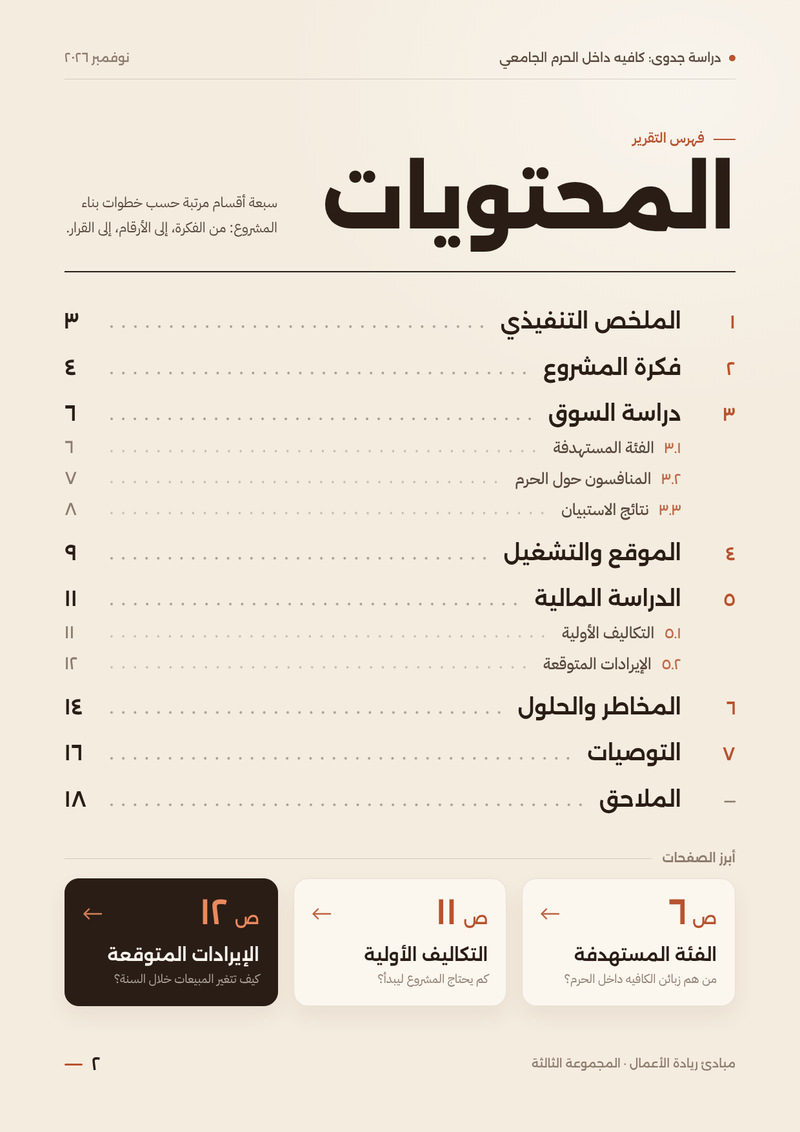
#> input picture tash/12-students-ad/src/assets/s4_parade/report-02-contents.jpg, 800 x 1132 px, given in place of report-02-contents.png, which was not available
$ python prep_s5.py
#> lines starting #> are read from the running program, lines starting #| are printed output that depends on the picture; after the words box and inside, x2 and y2 are one past the last pixel; in counts of white or black regions, pixels touching at a corner belong together
#> in main, src is the input picture: PIL image 800x1132 RGB; mean R, G, B 232.3, 224.2, 212.1
#!/usr/bin/env python3
"""s5_details assets (scene builder D). Re-run after the samples change:
    python3 src/assets/s5_details/prep_s5.py        (from tash/12-students-ad/)
Reads ../samples/*.png (read-only); writes only into this folder.

1. The margins shot uses the report's contents page (samples/report-02-contents.png). Its 13 table-of-contents rows are
   lifted off the paper as transparent pieces (colour-to-alpha against the locally estimated paper colour, so the ink,
   the orange numbers and the dotted leaders keep their exact colours) and the paper under them is filled back in:
     page_clean.jpg            the page without the 13 rows (everything else untouched)
     row{i}_{num|title|lead|pg}.png   each row in four parts: the section number, the title (sub-numbers ride with
                               the title), the dotted leader, the page number
     rows.json                 page-px boxes of every part + the band of each row
   The scene puts the parts back slightly out of line and SNAPS them onto the margin guides on «نضبّطها».
2. The before/after pair, Lanczos-scaled to the size they are shown at (no compositor minification):
     before.jpg, after.jpg     1000 x 562
3. grain.png                   a small paper-grain tile (multiplied very lightly over the page)
"""
import json
from pathlib import Path

import numpy as np
from PIL import Image
from scipy import ndimage

HERE = Path(__file__).resolve().parent
SAMPLES = HERE.parents[2] / 'samples'

# the 13 rows of the contents page: [y0, y1) bands between the rows (measured from the ink profile, see main())
BANDS = [(470, 538), (538, 609), (609, 673), (673, 719), (719, 768), (768, 822), (822, 896), (896, 958), (958, 1006),
         (1006, 1061), (1061, 1133), (1133, 1205), (1205, 1280)]
REGION = (88, 466, 1156, 1284)          # x0, y0, x1, y1 of the rows block (page px)


def paper_estimate(a):
    """smooth estimate of the paper colour everywhere (normalised convolution over the non-ink pixels)"""
    flat = np.array([244, 236, 223], float)
    ink = np.abs(a - flat).max(2) > 7
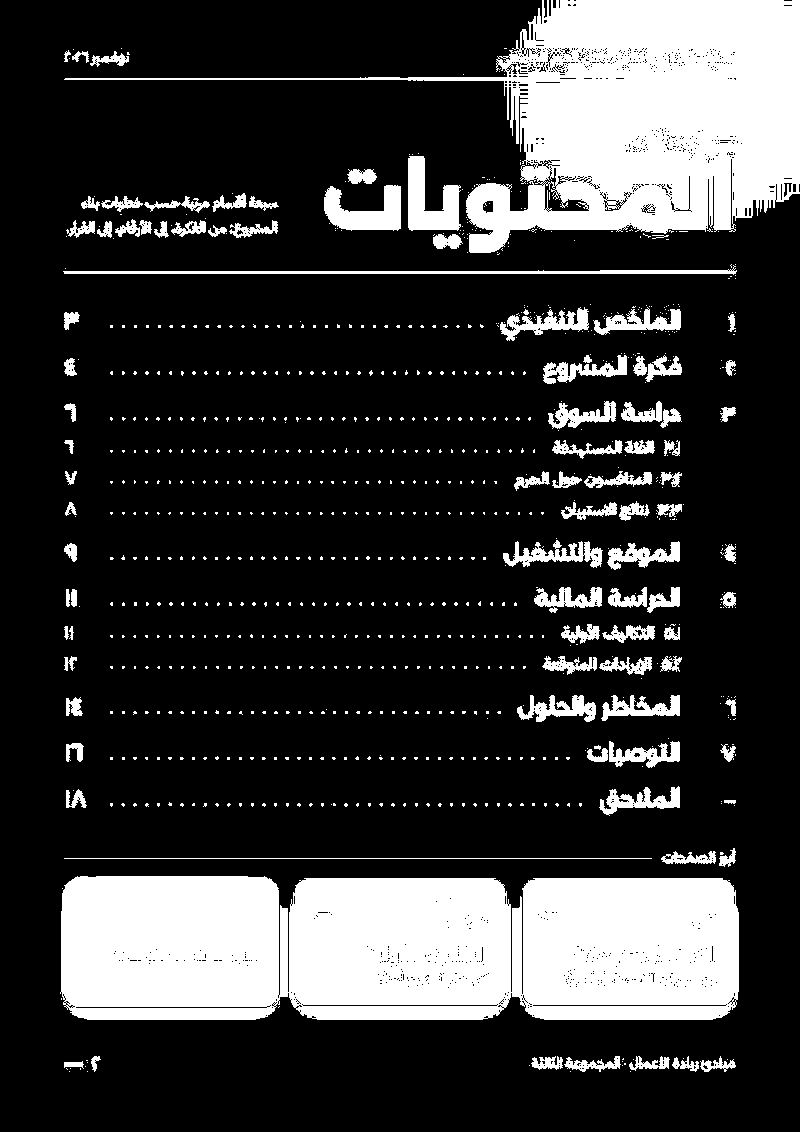
#> ink: shape (1132, 800) bool; 21.7% white; 886 white regions (792 under 20 px), largest, box (x1, y1, x2, y2) and area: (60, 876, 739, 1020) 92239, (64, 0, 800, 253) 63721, (408, 156, 461, 231) 2322
    ink = ndimage.binary_dilation(ink, iterations=5)
#> ink: shape (1132, 800) bool; 35.9% white; 55 white regions, largest, box (x1, y1, x2, y2) and area: (55, 871, 744, 1025) 102379, (59, 0, 800, 260) 84307, (58, 259, 742, 284) 9102
    w = (~ink).astype(float)
    out = np.empty_like(a)
    num_w = ndimage.gaussian_filter(w, 22)
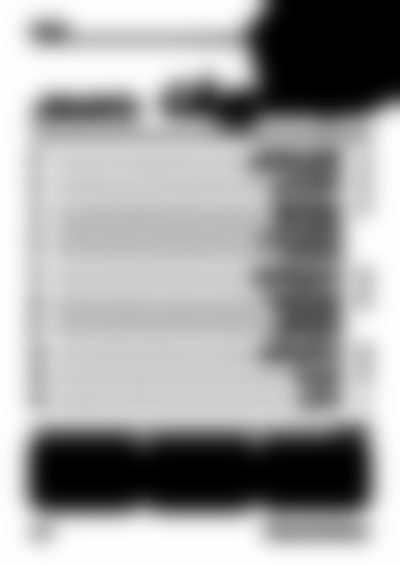
#> num_w: shape (1132, 800) float64 (shown at 1/2 size); min 0, max 1, mean 0.641
    for c in range(3):
        out[..., c] = ndimage.gaussian_filter(a[..., c] * w, 22) / np.maximum(num_w, 1e-4)
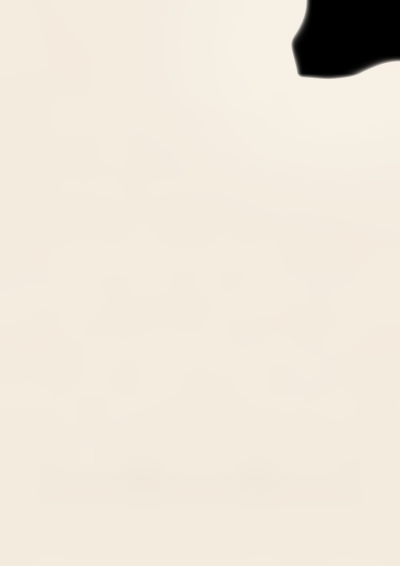
#> out: shape (1132, 800, 3) float64 (shown at 1/2 size); mean R, G, B 236.5, 228.9, 216.6
    bad = num_w < 1e-3
#> bad: shape (1132, 800) bool; 4.6% white; 4 white regions, box (x1, y1, x2, y2) and area: (568, 0, 800, 171) 35022, (327, 939, 473, 957) 2310, (127, 937, 246, 957) 2184, (556, 939, 673, 957) 1909
    out[bad] = flat
    return out


def color_to_alpha(p, b):
    """GIMP-style colour-to-alpha against a per-pixel background b (both float 0..255, HxWx3)"""
    eps = 1e-6
    al = np.zeros(p.shape[:2])
    for c in range(3):
        dn = np.where(p[..., c] < b[..., c], (b[..., c] - p[..., c]) / np.maximum(b[..., c], eps),
                      (p[..., c] - b[..., c]) / np.maximum(255 - b[..., c], eps))
        al = np.maximum(al, dn)
    al = np.clip(al, 0, 1)
    col = (p - (1 - al[..., None]) * b) / np.maximum(al[..., None], eps)
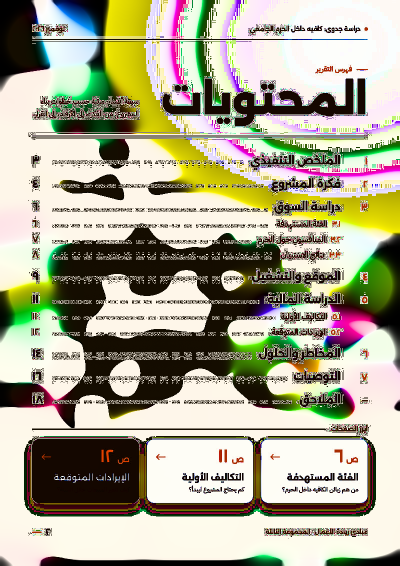
#> col: shape (1132, 800, 3) float64 (shown at 1/2 size); mean R, G, B 172.4, 169, 145.7; drawn with min black and max white
    col = np.clip(col, 0, 255)
    al[al < 0.03] = 0
    return col, al


def segments(colmask, gap=8):
    segs, x, n = [], 0, len(colmask)
    while x < n:
        if colmask[x]:
            s = x
            while x < n and colmask[x]:
                x += 1
            segs.append([s, x])
        x += 1
    out = []
    for s in segs:
        if out and s[0] - out[-1][1] <= gap:
            out[-1][1] = s[1]
        else:
            out.append(s)
    return out


def main():
    src = Image.open(SAMPLES / 'report-02-contents.png').convert('RGB')
    a = np.asarray(src).astype(float)
    bgest = paper_estimate(a)

    # clean plate: the rows block replaced by the paper estimate
    clean = a.copy()
    x0, y0, x1, y1 = REGION
    clean[y0:y1, x0:x1] = bgest[y0:y1, x0:x1]
    Image.fromarray(np.clip(clean, 0, 255).astype(np.uint8)).save(HERE / 'page_clean.jpg', quality=94, subsampling=0)

    col, al = color_to_alpha(a, bgest)
    rows = []
    for i, (b0, b1) in enumerate(BANDS):
        band = al[b0:b1]
        cm = (band > 0.10).any(0)
        segs = segments(cm)
        big = [s for s in segs if s[1] - s[0] > 10 and 700 < s[0] < 1070]
        title_left = min(s[0] for s in big)
        parts = {
            'pg': (88, 150),
            'lead': (150, title_left - 10),
            'title': (title_left - 10, 1064),
            'num': (1100, 1156),
        }
        row = {'band': [b0, b1], 'parts': {}}
        for name, (px0, px1) in parts.items():
            sub = al[b0:b1, px0:px1]
            ys, xs = np.nonzero(sub > 0.02)
            if len(xs) == 0:
                continue
            # tight box + 3 px of air
            bx0, bx1 = max(px0, px0 + xs.min() - 3), min(px1, px0 + xs.max() + 4)
            by0, by1 = max(b0, b0 + ys.min() - 3), min(b1, b0 + ys.max() + 4)
            rgba = np.dstack([col[by0:by1, bx0:bx1], al[by0:by1, bx0:bx1] * 255]).astype(np.uint8)
            Image.fromarray(rgba, 'RGBA').save(HERE / f'row{i}_{name}.png', optimize=True)
            row['parts'][name] = [int(bx0), int(by0), int(bx1 - bx0), int(by1 - by0)]
        rows.append(row)
#> this loop made 1 pass
#> (n in segments, segs) on pass 1: (800, [[64, 80], [104, 688]])
#> pass 1, in main, `band = al[b0:b1]`:
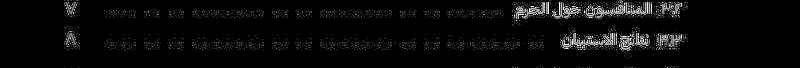
#> band: shape (68, 800) float64; min 0, max 1, mean 0.0391
#> after the loop, rows = []

    meta = {
        'page': [src.width, src.height],
        'region': list(REGION),
        'rows': rows,
        'guides': {
            'note': 'page px: the right margin (section numbers right edge), the title column (titles right edge), the '
                    'left margin (page numbers left edge); the page edge is x = 1240',
            'right': 1140, 'title': 1055, 'left': 100,
        },
    }
    (HERE / 'rows.json').write_text(json.dumps(meta, indent=1))

    # before / after, scaled to the shown size
    for name, out in (('before-slide', 'before'), ('deck-uni-01-title', 'after')):
        im = Image.open(SAMPLES / f'{name}.png').convert('RGB').resize((1000, 562), Image.LANCZOS)
        im.save(HERE / f'{out}.jpg', quality=94, subsampling=0)

    # paper grain tile (256 px, neutral grey around 128, multiplied lightly)
    rng = np.random.default_rng(7)
    g = rng.normal(0, 1, (256, 256))
    g = ndimage.gaussian_filter(g, 0.7, mode='wrap')
    g = (g - g.mean()) / g.std()
    tile = np.clip(128 + g * 22, 0, 255).astype(np.uint8)
    Image.fromarray(tile, 'L').save(HERE / 'grain.png', optimize=True)
    print('rows', len(rows), [list(r['parts'].keys()) for r in rows][:2])


if __name__ == '__main__':
#> (the run stopped early here; a loop or call above may not have finished)

$ run again, with tash/12-students-ad/src/assets/s4_parade/deck-school-02-cycle.jpg copied over tash/12-students-ad/src/assets/s4_parade/report-02-contents.jpg
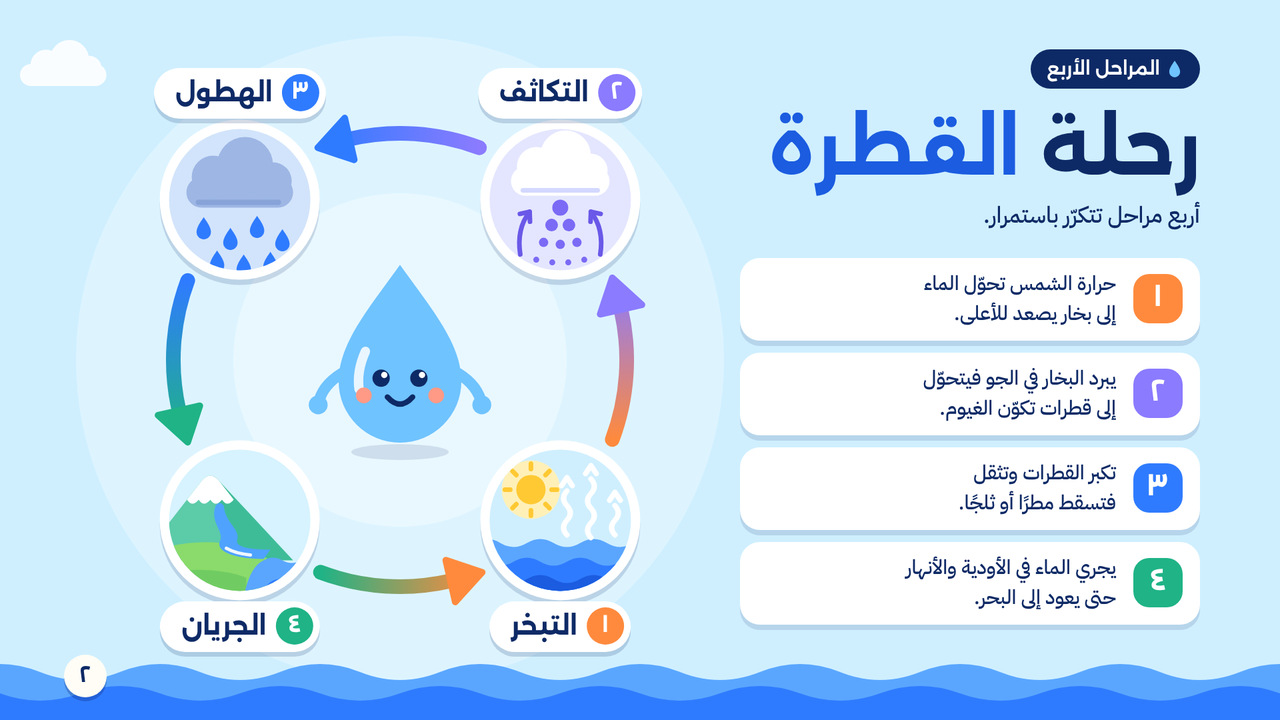
#> input picture tash/12-students-ad/src/assets/s4_parade/deck-school-02-cycle.jpg, 1280 x 720 px, given in place of report-02-contents.png, which was not available
#> in main, src is the input picture: PIL image 1280x720 RGB; mean R, G, B 199, 225.4, 246.4
#> in paper_estimate, `ink = np.abs(a - flat).max(2) > 7`:
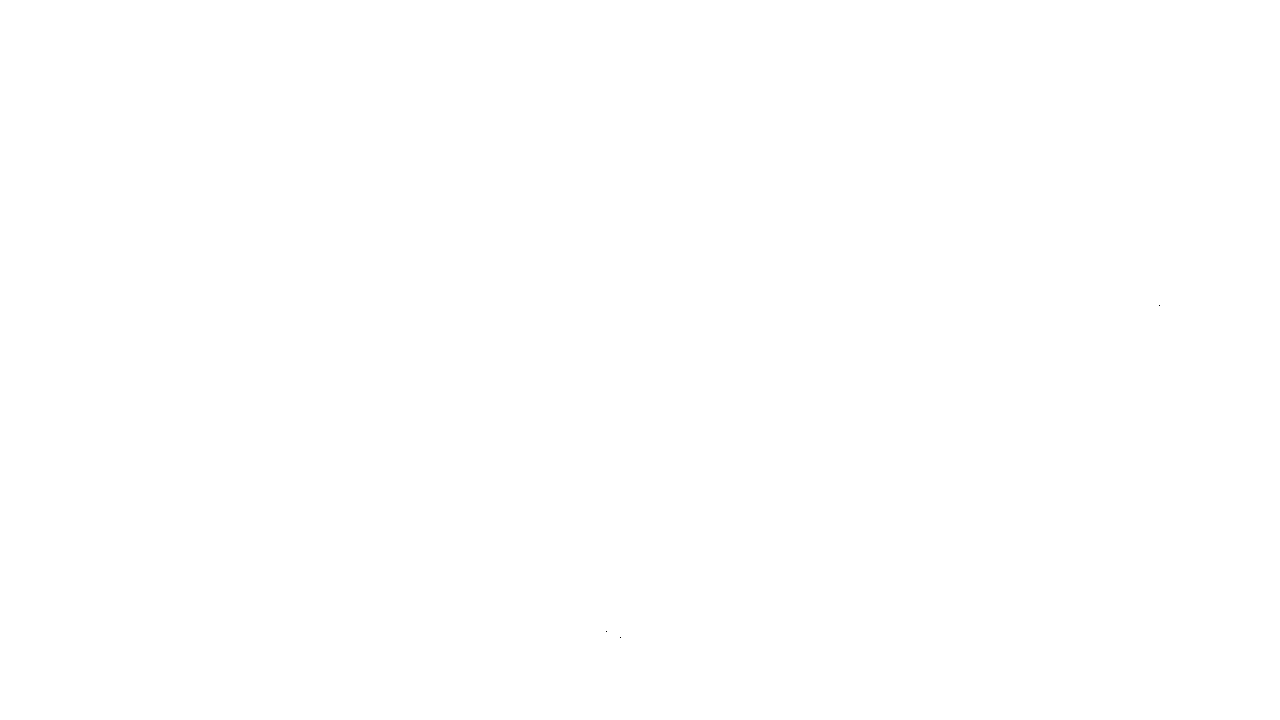
#> ink: shape (720, 1280) bool; 100% white; black in thin lines or dots, all inside (x1, y1, x2, y2) = (606, 305, 1160, 638)
#> w: shape (720, 1280) float64; every value is 0
#> the loop in main, `for i, (b0, b1) in enumerate(BANDS):` made 1 pass
#> n in segments on pass 1: 1280
#> pass 1, in main, `band = al[b0:b1]`:
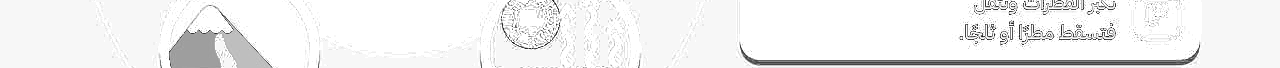
#> band: shape (68, 1280) float64; min 0.041, max 1, mean 0.943
#> after the loop in main, `for i, (b0, b1) in enumerate(BANDS):`: rows = []
